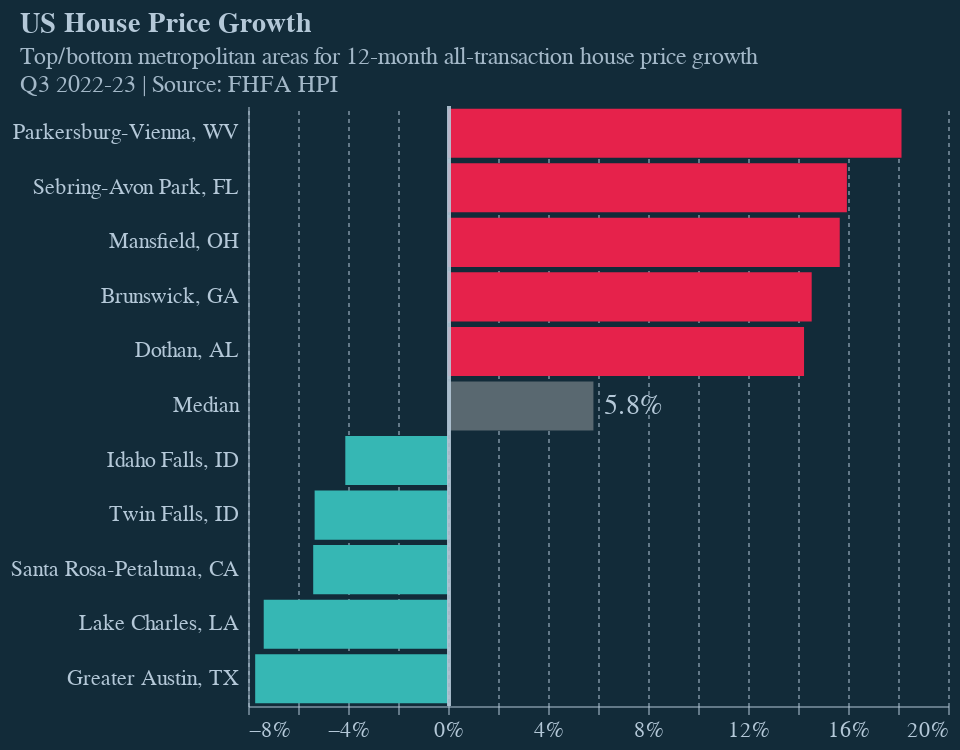

This figure's notebook cell:
### Code cell
importlib.reload(eco_styles)
styles = eco_styles.EcoStyles()
styles.register_and_enable_theme(dark_mode=True)

df_temp = get_trends(df, 4, 5)
value = 'change'

df_temp['place_name'] = df_temp['place_name'].replace(name_replace)

# Add a conditional colour column to indicate whether the LAD is low, average, or high
hex_low, hex_neutral, hex_high = '#36b7b4', '#596870', '#e6224b'
# hex high if value in top half of table, low if in bottom half, neutral if in neither
df_temp['colour'] = df_temp[value].apply(lambda x: hex_high if x > df_temp[value].median() else hex_low if x < df_temp[value].median() else hex_neutral)


title = alt.Title(
    'US House Price Growth',
    subtitle=['Top/bottom metropolitan areas for 12-month all-transaction house price growth', 'Q3 2022-23 | Source: FHFA HPI'],
    dx=5

)
chart = alt.Chart(df_temp, title=title).mark_bar().encode(
    y=alt.X('place_name:N', sort='-x', axis=alt.Axis(
        # bold label for median
        # labelFontWeight=alt.condition(alt.datum.place_name == 'Median', alt.value('bold'), alt.value('normal')),
        labelBound=False,
        labelLimit=220
    )),
    x=alt.Y(f'{value}:Q', axis=alt.Axis(format='%')),
    color=alt.Color('colour', scale=None)
)

# Add text to median bar
# median = df_temp[df_temp['place_name'] == 'Median'][value].values[0]
text = alt.Chart(df_temp[df_temp['place_name'] == 'Median']).mark_text(
    align='left',
    baseline='middle',
    dx=3,
    color='#b4c8d8',
    fontSize=14,
    text=[f'Median: {median:.1%}']
).encode(
    text=alt.Text(f'{value}:Q', format='.1%')
)

# Add a line at x=0
rule = alt.Chart(pd.DataFrame({'x': [0]})).mark_rule(color='#b4c8d8e6', size=2, xOffset=0.5).encode(x='x')

chart = chart + text + rule

chart.display()

### Figure 1 — Vega-Lite specification as saved in the notebook (floating-point values rounded to 4 significant figures)
{"config": {"background": "#122b39", "font": "Circular Std", "text": {"color": "#b4c8d8", "font": "Circular Std", "align": "left", "baseline": "middle", "dx": 7, "dy": 0, "fontSize": 11}, "view": {"stroke": null, "continuousWidth": 350, "continuousHeight": 280, "discreteWidth": 400, "discreteHeight": 300}, "bar": {"color": "#179fdb"}, "line": {"color": "#e6224b"}, "rule": {"color": "#b4c8d8"}, "point": {"filled": true, "size": 80, "color": "#e6224b", "opacity": 0.95}, "geoshape": {"stroke": "white", "strokeWidth": 0.3}, "axis": {"labelColor": "#b4c8d8", "labelFontSize": 11, "labelFont": "Circular Std", "tickColor": "#b4c8d8", "tickOpacity": 0.5, "domainColor": "#b4c8d8", "domainOpacity": 0.5, "gridColor": "#b4c8d8", "gridDash": [2, 2], "gridOpacity": 0.5, "title": null, "titleColor": "#b4c8d8", "tickSize": 4}, "axisXDiscrete": {"grid": false, "labelAngle": 0, "tickCount": 10, "tickOpacity": 0.5, "title": null}, "axisYDiscrete": {"ticks": false, "labelPadding": 5}, "axisXTemporal": {"grid": false, "ticks": true}, "axisXQuantitative": {"grid": true}, "axisYQuantitative": {"gridColor": "#b4c8d8", "gridDash": [1, 5], "gridOpacity": 0.5, "ticks": false, "labelPadding": 5, "tickCount": 8}, "title": {"color": "#b4c8d8", "subtitleColor": "#b4c8d8E6", "font": "Circular Std", "subtitleFont": "Circular Std", "anchor": "start", "dx": 24, "fontSize": 14, "subtitleFontSize": 12, "subtitlePadding": 4, "offset": 0}, "legend": {"titleColor": "#b4c8d8", "labelColor": "#b4c8d8"}}, "layer": [{"data": {"name": "data-19052bec2e107c59d10495c8b41db214"}, "mark": {"type": "bar"}, "encoding": {"color": {"field": "colour", "scale": null, "type": "nominal"}, "x": {"axis": {"format": "%"}, "field": "change", "type": "quantitative"}, "y": {"axis": {"labelBound": false, "labelLimit": 220}, "field": "place_name", "sort": "-x", "type": "nominal"}}, "title": {"text": "US House Price Growth", "dx": 5, "subtitle": ["Top/bottom metropolitan areas for 12-month all-transaction house price growth", "Q3 2022-23 | Source: FHFA HPI"]}}, {"data": {"name": "data-77225a9c40ef4e98f869d0c8260fcaf6"}, "mark": {"type": "text", "align": "left", "baseline": "middle", "color": "#b4c8d8", "dx": 3, "fontSize": 14, "text": ["Median: 5.8%"]}, "encoding": {"text": {"field": "change", "format": ".1%", "type": "quantitative"}}}, {"data": {"name": "data-9c00aa9dc2b1c1a0b4bf9b34ead12925"}, "mark": {"type": "rule", "color": "#b4c8d8e6", "size": 2, "xOffset": 0.5}, "encoding": {"x": {"field": "x", "type": "quantitative"}}}], "$schema": "https://vega.github.io/schema/vega-lite/v5.8.0.json", "datasets": {"data-19052bec2e107c59d10495c8b41db214": [{"place_name": "Parkersburg-Vienna, WV", "2023-07-01": 275.8, "2022-07-01": 233.4, "change": 0.1814, "rank": 1.0, "colour": "#e6224b"}, {"place_name": "Sebring-Avon Park, FL", "2023-07-01": 438.9, "2022-07-01": 378.5, "change": 0.1596, "rank": 2.0, "colour": "#e6224b"}, {"place_name": "Mansfield, OH", "2023-07-01": 272.2, "2022-07-01": 235.3, "change": 0.1567, "rank": 3.0, "colour": "#e6224b"}, {"place_name": "Brunswick, GA", "2023-07-01": 360.8, "2022-07-01": 315.0, "change": 0.1455, "rank": 4.0, "colour": "#e6224b"}, {"place_name": "Dothan, AL", "2023-07-01": 256.6, "2022-07-01": 224.6, "change": 0.1424, "rank": 5.0, "colour": "#e6224b"}, {"place_name": "Median", "2023-07-01": 320.4, "2022-07-01": 299.2, "change": 0.05817, "rank": 202.0, "colour": "#596870"}, {"place_name": "Idaho Falls, ID", "2023-07-01": 403.4, "2022-07-01": 420.6, "change": -0.04108, "rank": 399.0, "colour": "#36b7b4"}, {"place_name": "Twin Falls, ID", "2023-07-01": 395.4, "2022-07-01": 417.6, "change": -0.05335, "rank": 400.0, "colour": "#36b7b4"}, {"place_name": "Santa Rosa-Petaluma, CA", "2023-07-01": 386.0, "2022-07-01": 408.0, "change": -0.05392, "rank": 401.0, "colour": "#36b7b4"}, {"place_name": "Lake Charles, LA", "2023-07-01": 256.5, "2022-07-01": 276.9, "change": -0.07371, "rank": 402.0, "colour": "#36b7b4"}, {"place_name": "Greater Austin, TX", "2023-07-01": 524.9, "2022-07-01": 568.8, "change": -0.07713, "rank": 403.0, "colour": "#36b7b4"}], "data-77225a9c40ef4e98f869d0c8260fcaf6": [{"place_name": "Median", "2023-07-01": 320.4, "2022-07-01": 299.2, "change": 0.05817, "rank": 202.0, "colour": "#596870"}], "data-9c00aa9dc2b1c1a0b4bf9b34ead12925": [{"x": 0}]}}
